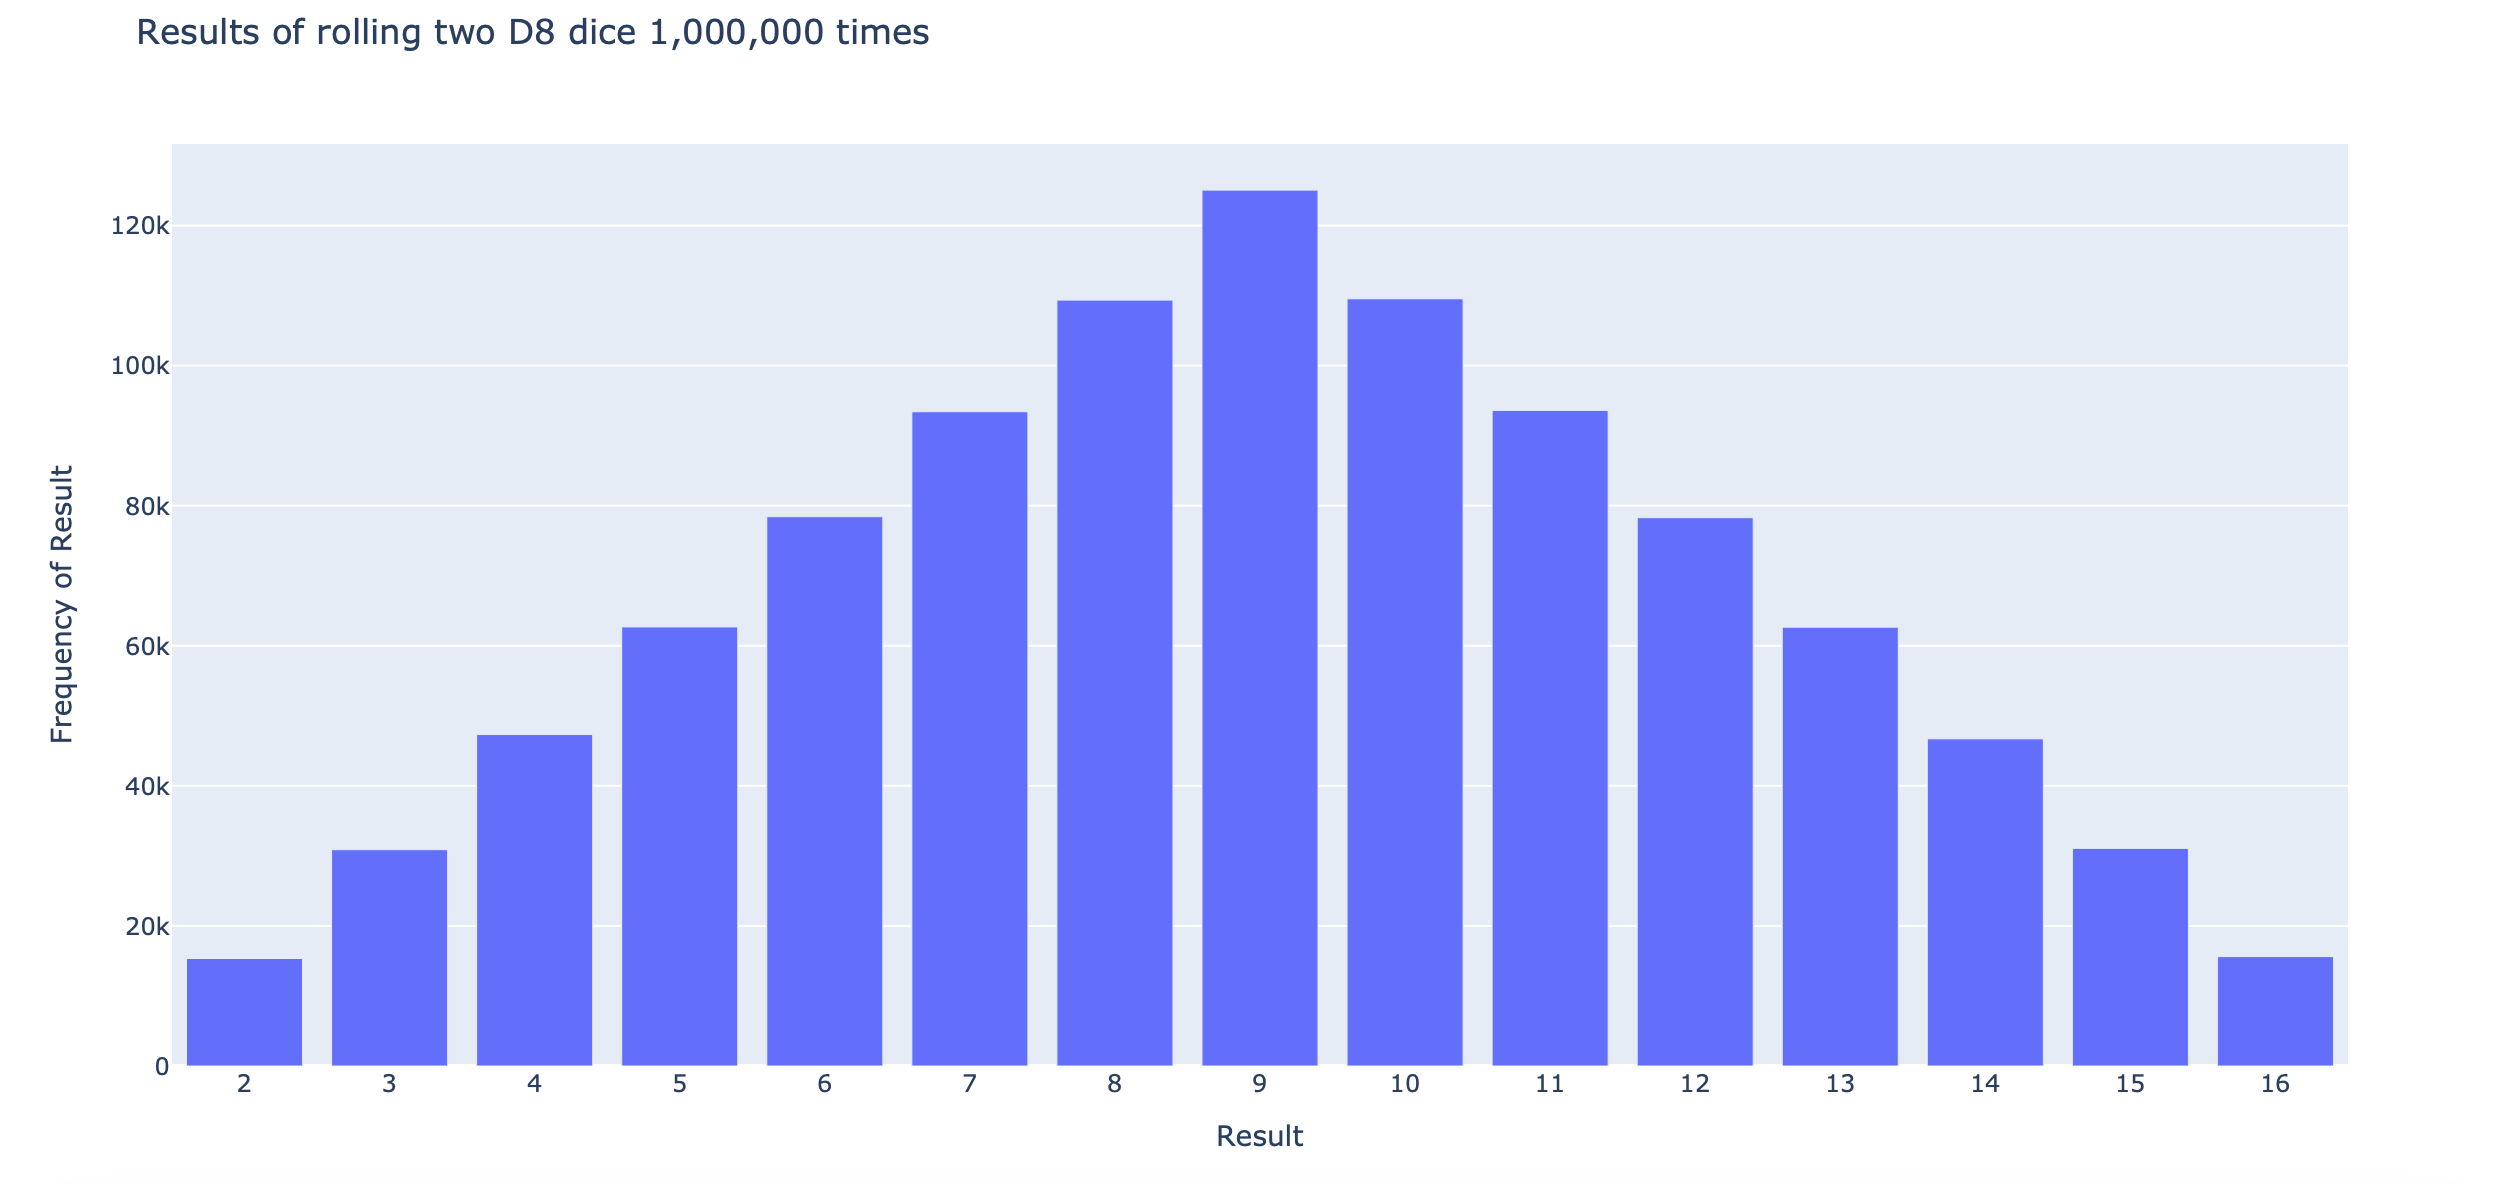

Recreate this plot in Python.
from plotly.graph_objs import Bar, Layout
from plotly import offline

from die import Die

die_1 = Die(num_sides=8)
die_2 = Die(num_sides=8)

# Initiate some rolls
results = []
for roll_num in range(1_000_000):
    result = die_1.roll() + die_2.roll()
    results.append(result)
    
# Results:
frequencies = []
max_result = die_1.num_sides + die_2.num_sides
for value in range(2, max_result+1):
    frequency = results.count(value)
    frequencies.append(frequency)
    
# Visualize the results
x_values = list(range(2, max_result+1))
data = [Bar(x=x_values, y=frequencies)]

x_axis_config = {'title': 'Result', 'dtick': 1}
y_axis_config = {'title': 'Frequency of Result'}
my_layout = Layout(title='Results of rolling two D8 dice 1,000,000 times',
        xaxis=x_axis_config, yaxis=y_axis_config)
offline.plot({'data': data, 'layout': my_layout}, filename='d8_d8.html')
